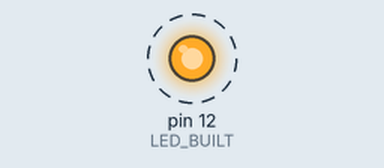
Simulated run of this sketch. Board: Arduino Uno, built with avr-gcc and run on an emulated ATmega328P. Parts: output pins drawn as LEDs (lit = HIGH). Dashed ring = blinking.

Above: at 0.5 s.
Timing chart, 0 to 4.6 s (numbered marks = the images above):
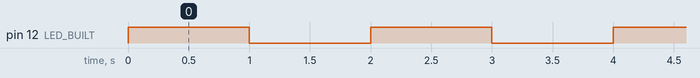

Measured:
- by itself, pin 12 (LED_BUILT): alternates HIGH for 1.0 s and LOW for 1.0 s

The sketch:

3.breadBoard.ino
```cpp
// watch the tut
// C++ code
// Breadboards are a key, reusable piece of hobby equipment in electronics and provide quick circuit construction. However, while breadboards are great, they should not always be used.
// When to Use a Breadboard -
// Breadboards allow components to be easily inserted and removed—therefore, the word prototyping immediately comes to mind.
// If an engineer designs a simple module or circuit that they want to test, a breadboard provides a cheap and quick solution (designing a PCB just to test a simple circuit can be overkill and expensive).

// we can connect 100 of things with just one bread board
// it is connected vertically but not horizontaly and the gap in the bread board tells that now it will form an anathor circuit
int LED_BUILT = 12;
void setup()
{
  pinMode(LED_BUILT, OUTPUT);
}

void loop()
{
  digitalWrite(LED_BUILT, HIGH);
  delay(1000); // Wait for 1000 millisecond(s)
  digitalWrite(LED_BUILT, LOW);
  delay(1000); // Wait for 1000 millisecond(s)
}
```
